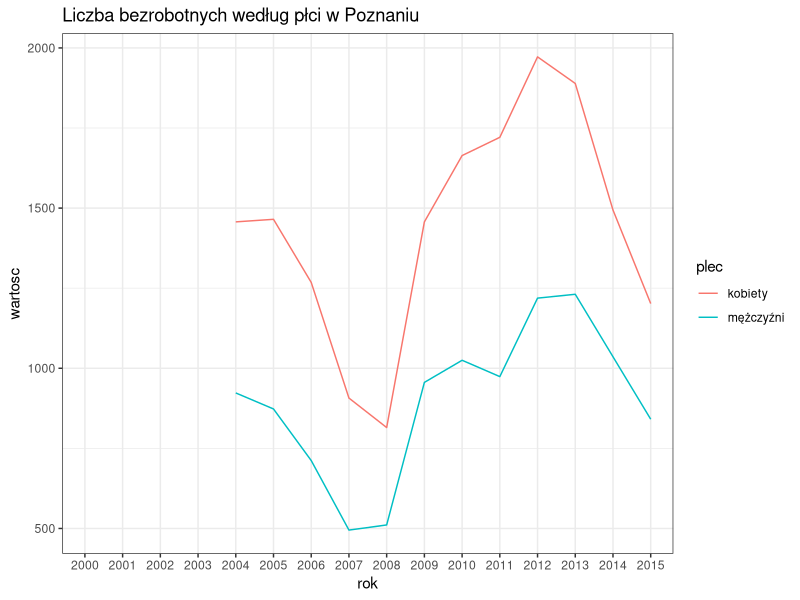

Reproduce this figure in R.
## ---- chunk 1
library(dplyr) ## przetwarzanie
library(ggplot2) ## wizualizacja
library(scales) ## formatowanie skal
library(readxl) ## wczytanie plików excel
library(broom) ## formatowanie obiektów R
knitr::opts_chunk$set(echo = FALSE,
                      warning = FALSE,
                      message = FALSE)
theme_set(theme_bw()) ## ustalamy jak wyglądają wykresy na wszystkich slajdach
## ---- chunk 2
nazwy <- excel_sheets('RYNE_1947_XREL_20161213173244.xlsx')

dane <- read_excel(
  path = 'RYNE_1947_XREL_20161213173244.xlsx',
  sheet = nazwy[2])

head(dane)
## ---- chunk 3
names(dane) <- c('kod','powiat','wyksz','plec','rok',
                 'wartosc','jedn','atryb')
## ---- chunk 4
podzbior <- filter(dane, 
                   wyksz == 'wyższe', 
                   plec != 'ogółem',
                   powiat == 'Powiat m.Poznań')

podzbior$wartosc <- as.numeric(podzbior$wartosc)
## ---- chunk 5
ggplot(data = podzbior,
       aes(x = rok,
           y = wartosc,
           group = plec,
           color = plec)) +
  geom_line() +
  ggtitle('Liczba bezrobotnych według płci w Poznaniu')
